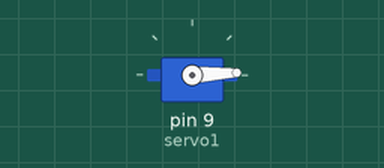
Recording of a sketch running on a simulated Arduino Uno, built with avr-gcc and run on an emulated ATmega328P. Shown: servo.

Above: at 0.05 s.
At 0.7 s:
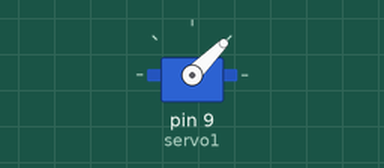
At 1.35 s:
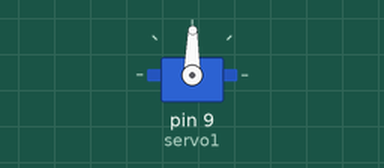
At 2.7 s:
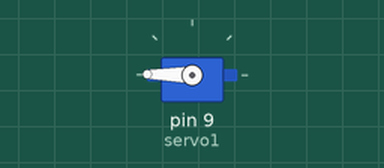
Timing chart, 0 to 6.3 s (numbered marks = the images above):
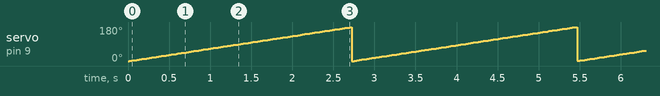

The sketch:

10F_servo2.ino
```cpp
#include <Servo.h>

Servo servo1;

void setup() {
  servo1.attach(9);

}

void loop() {
  for(int k = 0; k <= 180; k++)
  {
    servo1.write(k);
    delay(15);
  }
}
```

Measured:
- by itself, servo on pin 9 (servo1): ramps from 0° to 180° and jumps back, once every 2.7 s
